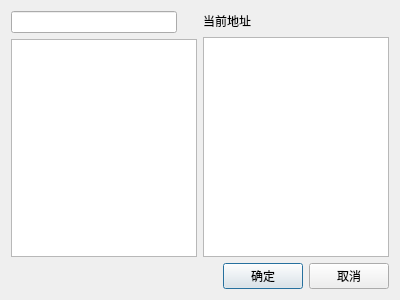
<?xml version="1.0" encoding="UTF-8"?>
<ui version="4.0">
 <class>LinkAnchorWidget</class>
 <widget class="QDialog" name="LinkAnchorWidget">
  <property name="geometry">
   <rect>
    <x>0</x>
    <y>0</y>
    <width>400</width>
    <height>300</height>
   </rect>
  </property>
  <property name="windowTitle">
   <string>Form</string>
  </property>
  <property name="modal">
   <bool>true</bool>
  </property>
  <layout class="QHBoxLayout" name="horizontalLayout">
   <item>
    <layout class="QVBoxLayout" name="verticalLayout">
     <item>
      <layout class="QHBoxLayout" name="horizontalLayout_2">
       <item>
        <layout class="QVBoxLayout" name="link">
         <item>
          <layout class="QHBoxLayout" name="horizontalLayout_3">
           <property name="spacing">
            <number>0</number>
           </property>
           <item>
            <widget class="QLineEdit" name="searchBox"/>
           </item>
           <item>
            <widget class="QToolButton" name="allTextSearch">
             <property name="minimumSize">
              <size>
               <width>20</width>
               <height>21</height>
              </size>
             </property>
             <property name="maximumSize">
              <size>
               <width>20</width>
               <height>21</height>
              </size>
             </property>
             <property name="toolTip">
              <string>全文搜索</string>
             </property>
             <property name="statusTip">
              <string>全文搜索</string>
             </property>
             <property name="whatsThis">
              <string>全文搜索</string>
             </property>
             <property name="styleSheet">
              <string notr="true">
	background:rgba(0, 0,0,0);
	border:none;
</string>
             </property>
             <property name="text">
              <string/>
             </property>
             <property name="icon">
              <iconset>
               <normalon>:/DictSideBar/res/img/item/allTextSearch_off.png</normalon>
              </iconset>
             </property>
            </widget>
           </item>
          </layout>
         </item>
         <item>
          <widget class="QListView" name="linkListView">
           <property name="editTriggers">
            <set>QAbstractItemView::NoEditTriggers</set>
           </property>
          </widget>
         </item>
        </layout>
       </item>
       <item>
        <layout class="QVBoxLayout" name="anchor">
         <item>
          <layout class="QHBoxLayout" name="horizontalLayout_4">
           <item>
            <widget class="QLabel" name="label">
             <property name="minimumSize">
              <size>
               <width>0</width>
               <height>20</height>
              </size>
             </property>
             <property name="baseSize">
              <size>
               <width>0</width>
               <height>20</height>
              </size>
             </property>
             <property name="text">
              <string>当前地址</string>
             </property>
            </widget>
           </item>
           <item>
            <widget class="QLabel" name="currentAddress">
             <property name="minimumSize">
              <size>
               <width>0</width>
               <height>20</height>
              </size>
             </property>
             <property name="text">
              <string/>
             </property>
            </widget>
           </item>
           <item>
            <spacer name="horizontalSpacer_2">
             <property name="orientation">
              <enum>Qt::Horizontal</enum>
             </property>
             <property name="sizeHint" stdset="0">
              <size>
               <width>40</width>
               <height>20</height>
              </size>
             </property>
            </spacer>
           </item>
          </layout>
         </item>
         <item>
          <widget class="QListView" name="anchorListView">
           <property name="editTriggers">
            <set>QAbstractItemView::NoEditTriggers</set>
           </property>
          </widget>
         </item>
        </layout>
       </item>
      </layout>
     </item>
     <item>
      <layout class="QHBoxLayout" name="buttons">
       <item>
        <spacer name="horizontalSpacer">
         <property name="orientation">
          <enum>Qt::Horizontal</enum>
         </property>
         <property name="sizeHint" stdset="0">
          <size>
           <width>40</width>
           <height>20</height>
          </size>
         </property>
        </spacer>
       </item>
       <item>
        <widget class="QPushButton" name="okbutton">
         <property name="text">
          <string>确定</string>
         </property>
        </widget>
       </item>
       <item>
        <widget class="QPushButton" name="cancelButton">
         <property name="text">
          <string>取消</string>
         </property>
        </widget>
       </item>
      </layout>
     </item>
    </layout>
   </item>
  </layout>
 </widget>
 <resources/>
 <connections/>
</ui>
